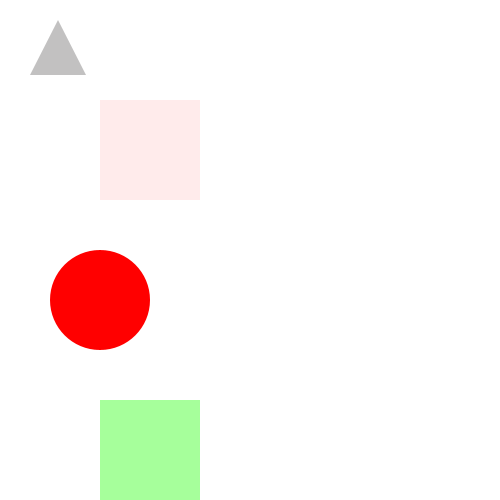
Frame 1 (no input)
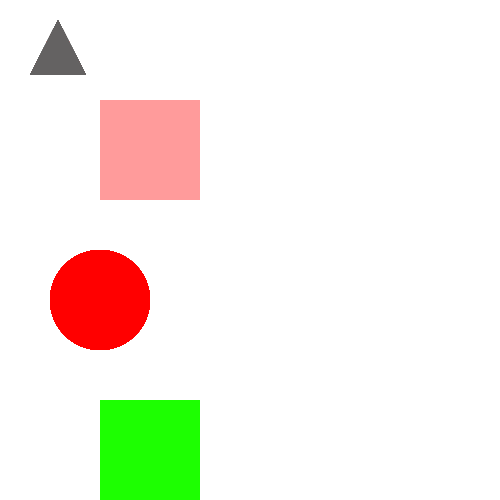
Frame 60 (the mouse pressed at the canvas centre just before this capture)
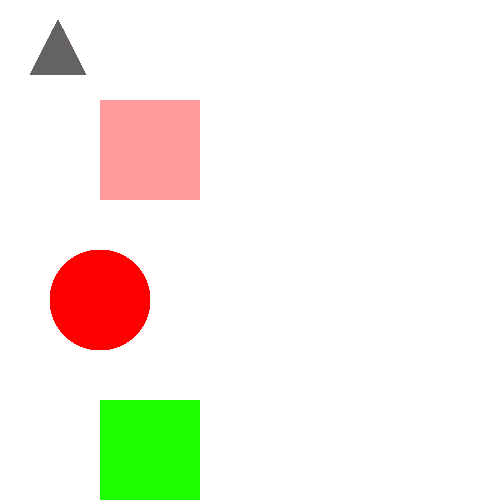
Frame 120 (the mouse held since frame 60 and released just before this capture)

The Processing sketch that drew these frames (run headless with seeded random() and noise(); from frame 60 on, the mouse is pressed at the canvas centre):

// Processing sketch: processing_161883
// ── processing_161883.pde

int counter;

void setup() {  //setup function called initially, only once
  size(500, 500);
  background(255);  //set background white
  colorMode(HSB);   //set colors to Hue, Saturation, Brightness mode
  counter = 0;
}

void draw() {  //draw function loops 
  noStroke();
  fill((255),100,255,50); // Baby Pink
  rect(100,100,100,100);
  noStroke ();
  fill((255),500,500,500); // Bright Red
  ellipse(100,300,100,100);
  noStroke ();
  fill ((6),6,100,100); // Grey
   triangle(30, 75, 58, 20, 86,75);
   noStroke ();
   fill ((80),255,255,100); // Lime Green
   rect (100,400,100,100);
}
